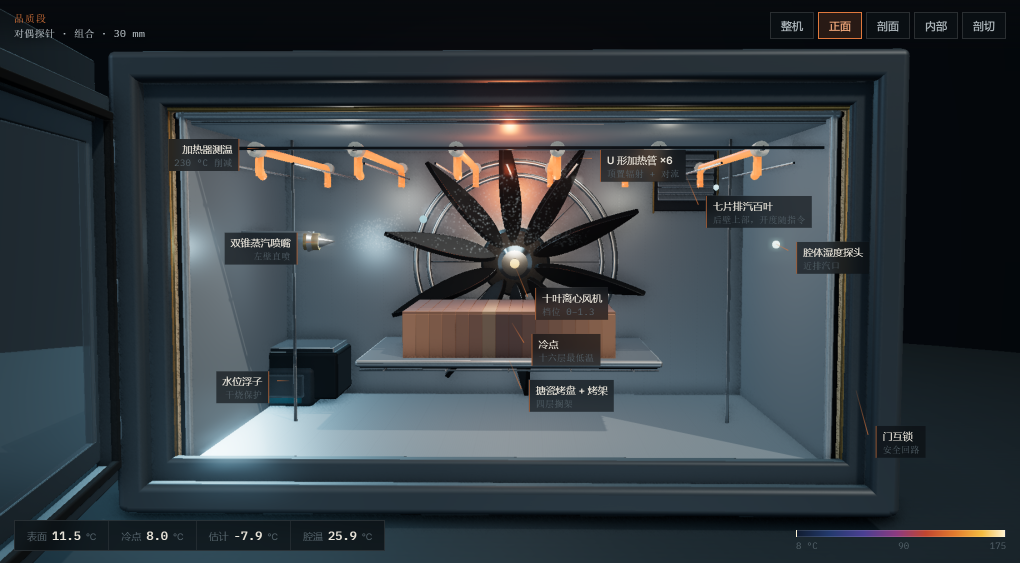
#> input picture results/figures/demo/_frames/anim_explode/000.png, 2040 x 1126 px (shown at 1/2 size); its folder holds only this picture in this run
$ python make_media.py
#> lines starting #> are read from the running program, lines starting #| are printed output that depends on the picture
"""Encode the captured frame sequences into animated GIFs for PDF and Word.

GIF is the only animated format both a PDF (via the `animate` package) and a
Word document can play without a video player, so the sequences are encoded
twice: a large GIF for the report and a compact one for embedding.

    python scripts/make_media.py
"""
from __future__ import annotations

import json
import shutil
import subprocess
from pathlib import Path

from PIL import Image

ROOT = Path(__file__).resolve().parent.parent
FIG = ROOT / "results" / "figures" / "demo"
FRAMES = FIG / "_frames"

# name -> (width, frame duration ms, loop)
SPECS = {
    "anim_explode": (860, 85, 0),
}


def frames_of(name: str) -> list[Path]:
    return sorted((FRAMES / name).glob("*.png"))


def build_gif(name: str, width: int, duration: int) -> Path | None:
    """Assemble one GIF, downscaled for embedding and quantised to 128 colours."""
#> called with name = 'anim_explode', width = 860, duration = 85
    files = frames_of(name)
    if not files:
        print(f"  {name}: no frames")
        return None

    images = []
    for path in files:
        img = Image.open(path).convert("RGB")
#> img is the input picture: PIL image 2040x1126 RGB; mean R, G, B 52.7, 60.5, 66
        ratio = width / img.width
#> ratio = 0.422
        img = img.resize((width, round(img.height * ratio)), Image.LANCZOS)
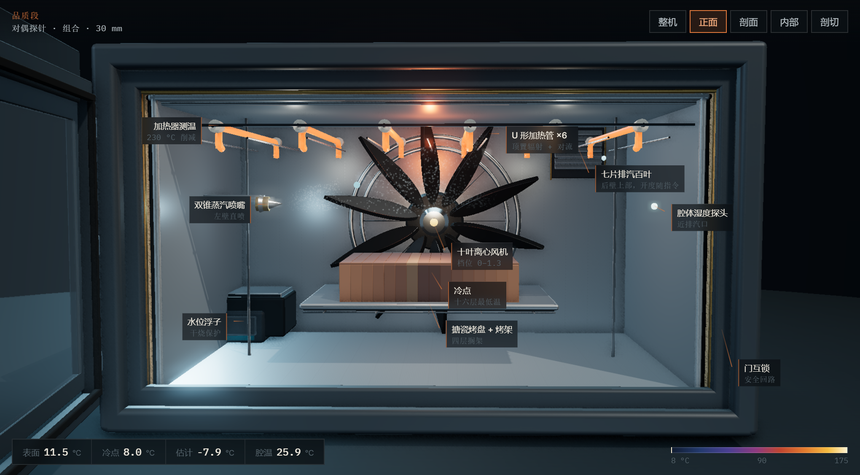
#> img: PIL image 860x475 RGB; mean R, G, B 52.7, 60.5, 66
        # a light dither keeps the thermal gradient smooth without huge files
        images.append(img.quantize(colors=128, method=Image.MEDIANCUT, dither=Image.FLOYDSTEINBERG))

    out = FIG / f"{name}.gif"
    images[0].save(
        out,
        save_all=True,
        append_images=images[1:],
        duration=duration,
        loop=0,
        optimize=True,
        disposal=1,
    )
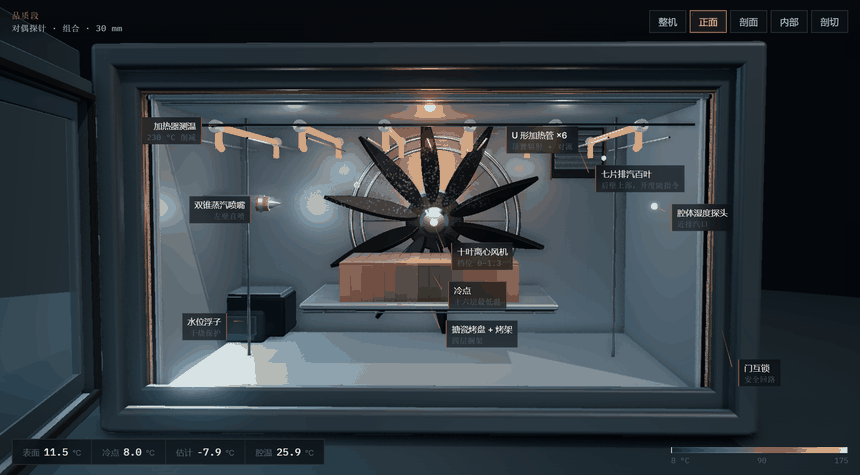
#> saved as anim_explode.gif: PIL image 860x475 P; mean R, G, B 52, 60.4, 66.3
#> (the run stopped early here; a loop or call above may not have finished)

$ run again, on results/figures/demo/_frames/anim_explode/002.png
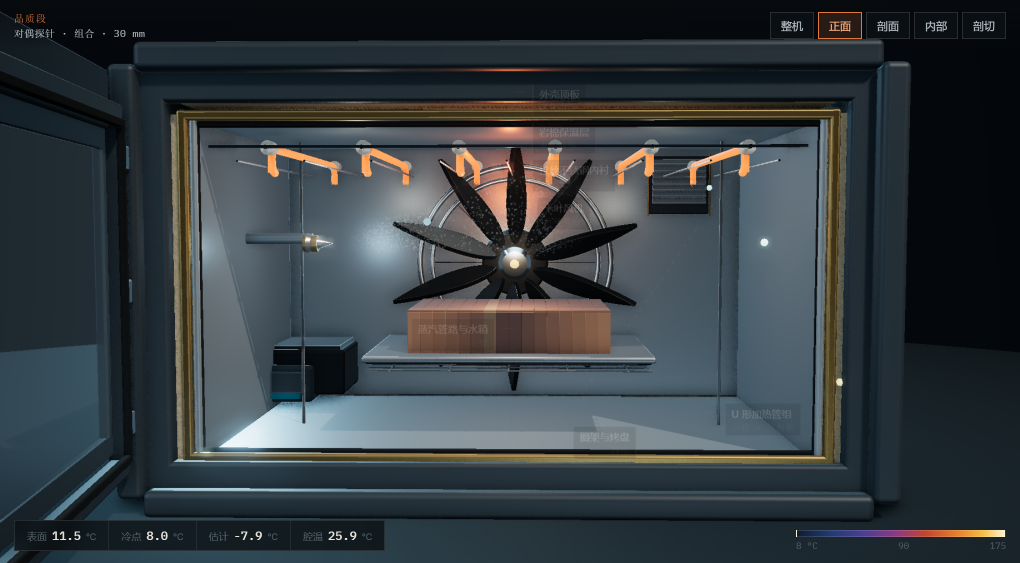
#> input picture results/figures/demo/_frames/anim_explode/002.png, 2040 x 1126 px (shown at 1/2 size)
#> in build_gif, img is the input picture: PIL image 2040x1126 RGB; mean R, G, B 52.2, 59.6, 63.9
#> in build_gif, `img = img.resize((width, round(img.height * ratio)), Image.LANCZOS)`:
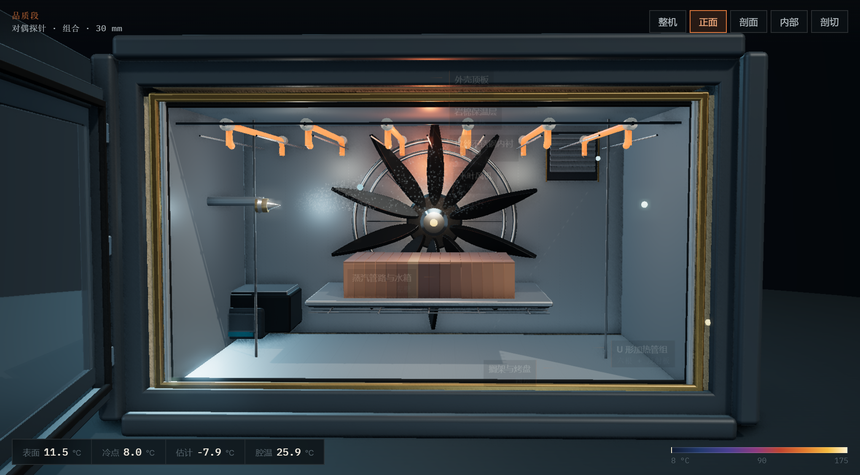
#> img: PIL image 860x475 RGB; mean R, G, B 52.2, 59.6, 63.9
#> in build_gif, `images[0].save( out, save_all=True, append_images=images[1:], duration..`:
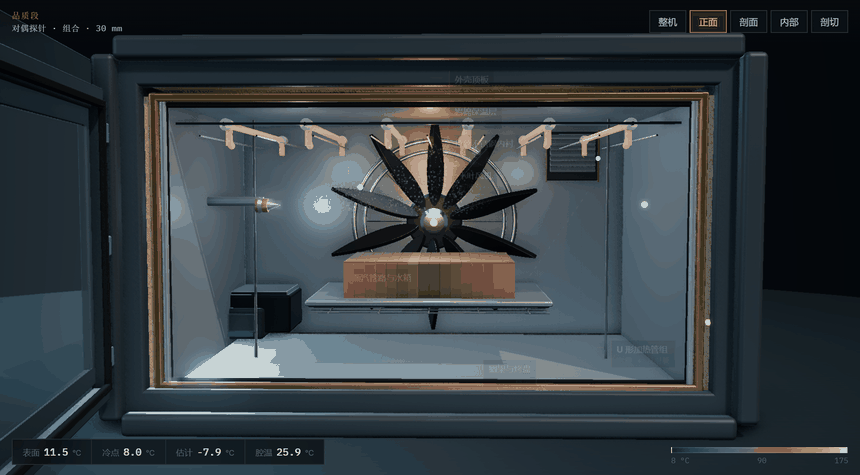
#> saved as anim_explode.gif: PIL image 860x475 P; mean R, G, B 51.4, 59.5, 64.3
